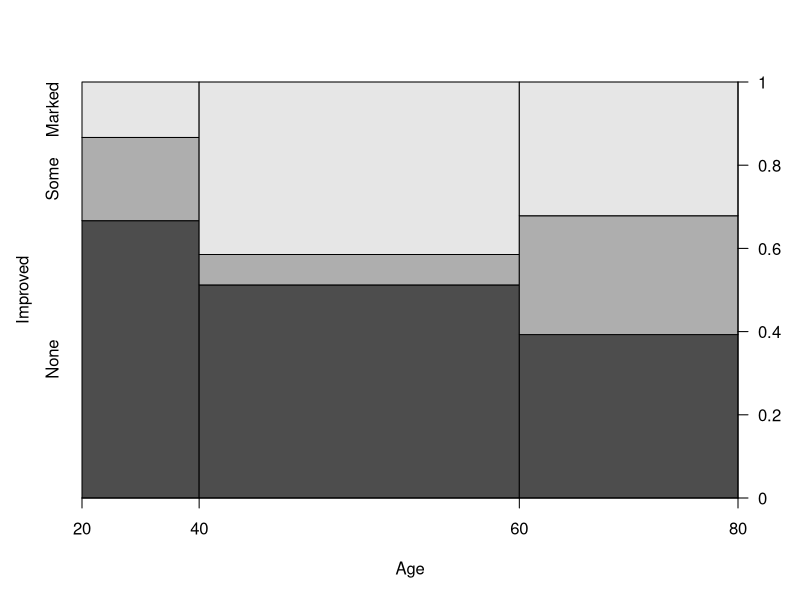
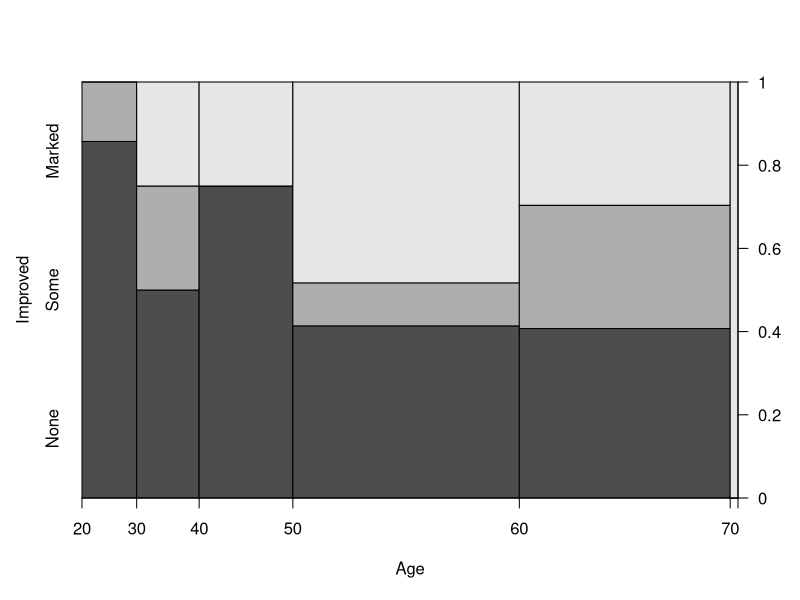
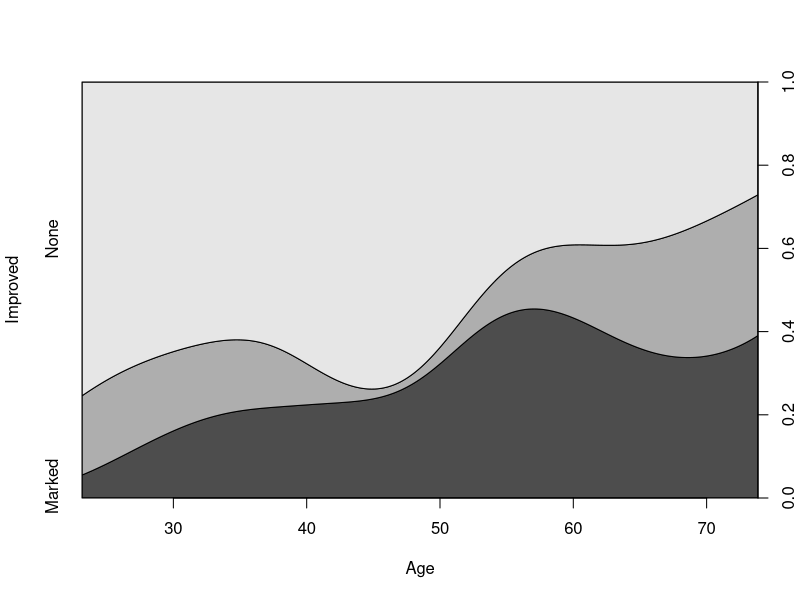
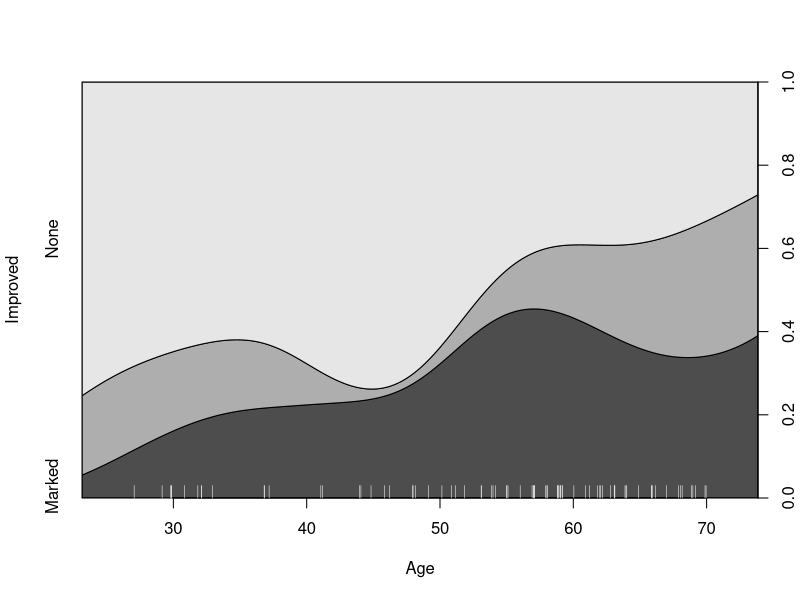
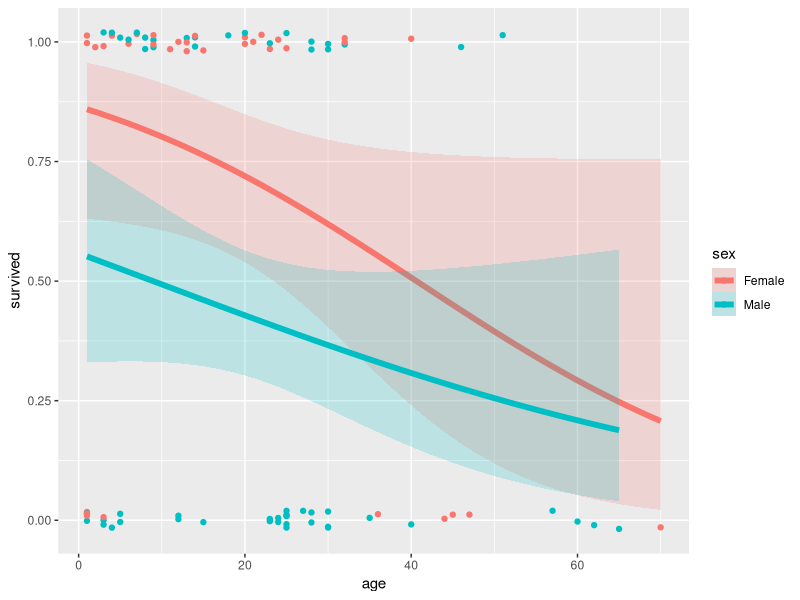
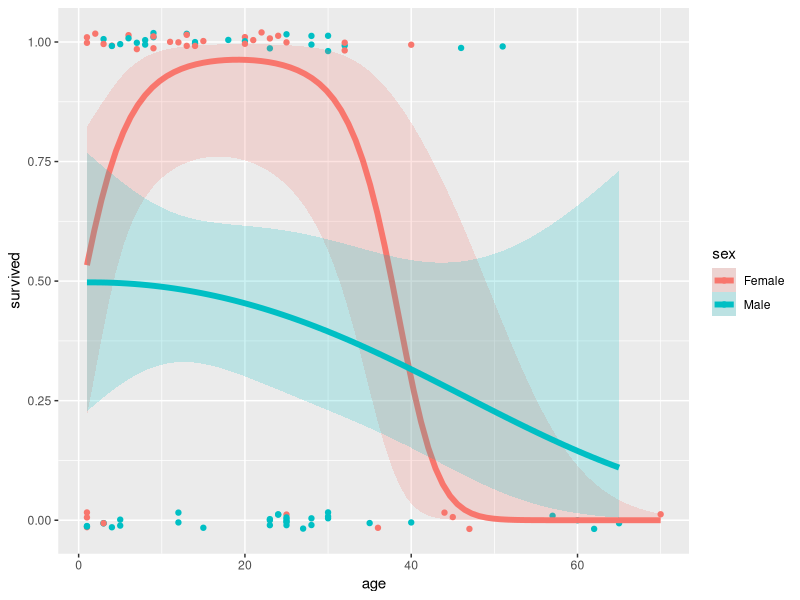

Reproduce these figures in R, in order.
## ---- chunk 1
knitr::opts_chunk$set(
  collapse = TRUE,
  warning = FALSE,
  fig.height = 6,
  fig.width = 7,
  fig.path = "fig/tut05-",
  fig.align = "center",
  dev = "png",
  comment = "##"
)

# save some typing
knitr::set_alias(w = "fig.width",
                 h = "fig.height",
                 cap = "fig.cap")

# Old Sweave options
# \SweaveOpts{engine=R,eps=TRUE,height=6,width=7,results=hide,fig=FALSE,echo=TRUE}
# \SweaveOpts{engine=R,height=6,width=7,results=hide,fig=FALSE,echo=TRUE}
# \SweaveOpts{prefix.string=fig/vcd-tut,eps=FALSE}
# \SweaveOpts{keep.source=TRUE}


# preload datasets ???
set.seed(1071)
library(vcd)
library(vcdExtra)
library(ggplot2)
data(Arthritis, package="vcd")
art <- xtabs(~Treatment + Improved, data = Arthritis)
if(!file.exists("fig")) dir.create("fig")

## ---- chunk 2
#| spine1,
#| fig.height = 6,
#| fig.width = 6,
#| fig.show = "hold",
#| out.width = "46%",
#| fig.align = "center",
#| cap = "Spine plots for the `Arthritis` data"
(spine(Improved ~ Age, data = Arthritis, breaks = 3))
(spine(Improved ~ Age, data = Arthritis, breaks = "Scott"))
## ---- chunk 3
#| cdplot,
#| fig.height = 5,
#| fig.width = 5,
#| cap = "Conditional density plot for the `Arthritis` data showing the variation of Improved with Age."
cdplot(Improved ~ Age, data = Arthritis)
## ---- chunk 4
#| cdplot1,
#| fig.height = 5,
#| fig.width = 5,
cdplot(Improved ~ Age, data = Arthritis)
with(Arthritis, rug(jitter(Age), col="white", quiet=TRUE))
## ---- chunk 5
data(Donner, package="vcdExtra")
str(Donner)
## ---- chunk 6
#| donner3a,
#| echo = FALSE,
#| fig.height = 6,
#| fig.width = 6,
#| fig.show = "hold",
#| out.width = "46%",
#| cap = "Logistic regression plots for the  `Donner` data	showing survival vs. age, by sex. Left: linear logistic model; right: quadratic model {#fig:donner3}"
# separate linear fits on age for M/F
ggplot(Donner, aes(age, survived, color = sex)) +
  geom_point(position = position_jitter(height = 0.02, width = 0)) +
  stat_smooth(method = "glm", 
              method.args = list(family = binomial), 
              formula = y ~ x,
              alpha = 0.2, size=2, aes(fill = sex))

# separate quadratics
ggplot(Donner, aes(age, survived, color = sex)) +
  geom_point(position = position_jitter(height = 0.02, width = 0)) +
  stat_smooth(method = "glm", 
              method.args = list(family = binomial), 
              formula = y ~ poly(x,2),
              alpha = 0.2, size=2, aes(fill = sex))
